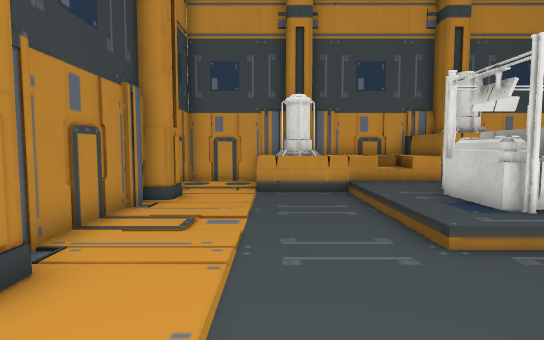
View 1 (above)

17 first-person views from a walk through a Unity game level. The camera is 1.4 m above the floor, tilts 4° down and sees 80° across. The floor is counted in squares, 1 m on a side. Each view is taken from the middle of a square. On the plan, view 1 faces up. The plan holds only what a view shows up to about 15 squares ahead; the rest is blank. The player is left out. Door leaves are left out, so doorways stand open. Some surface patterns are stand-ins.

View 2
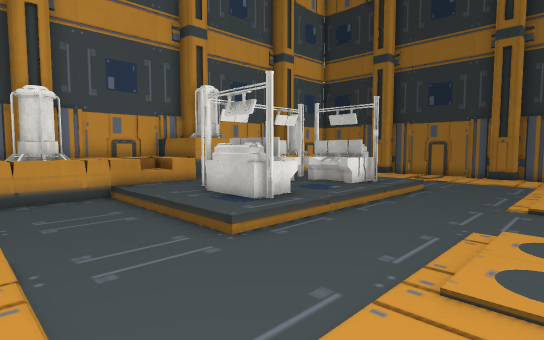

View 3
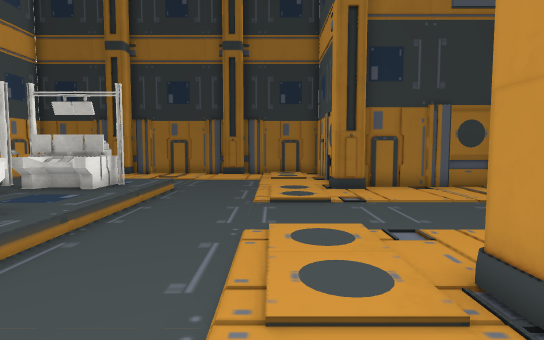

View 4
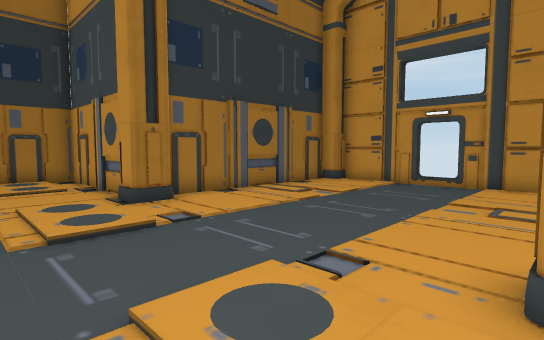

View 5
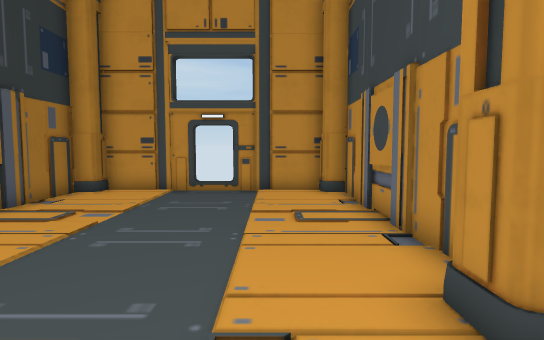

View 6
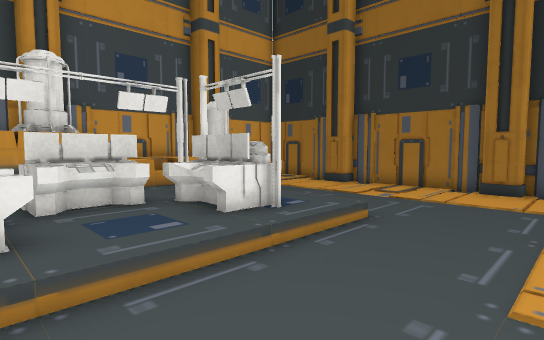

View 7
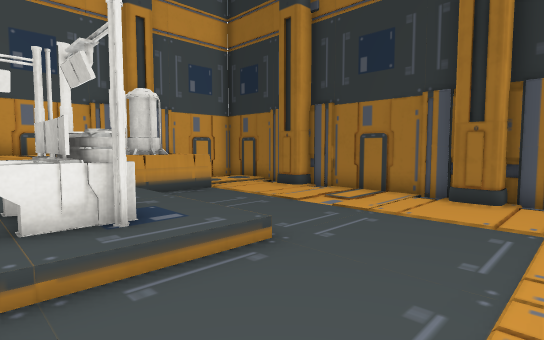

View 8
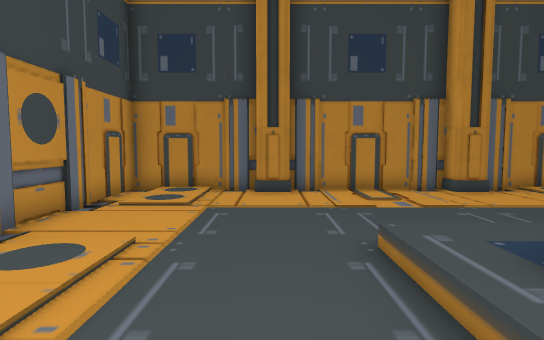

View 9
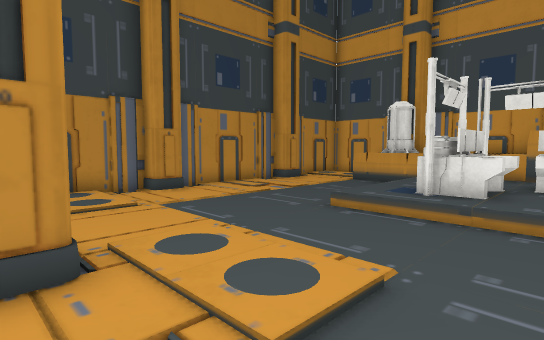

View 10
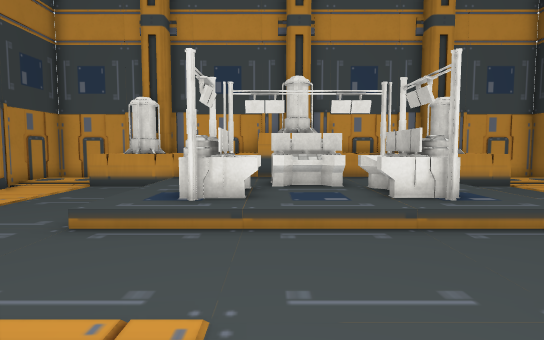

View 11
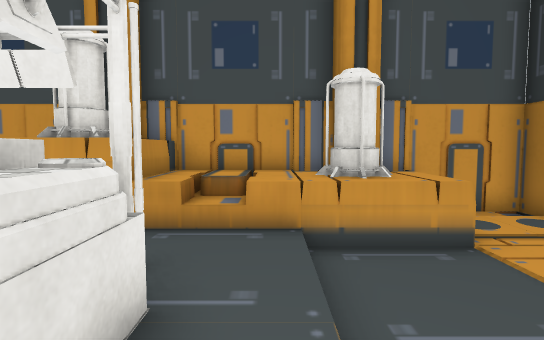

View 12
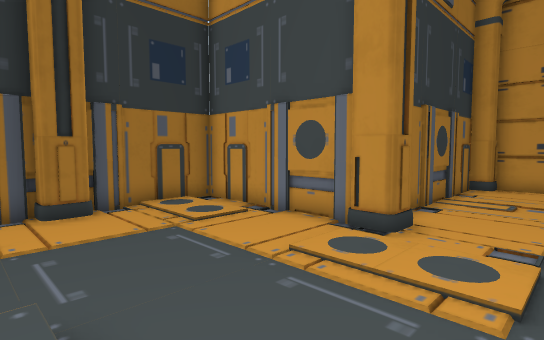

View 13
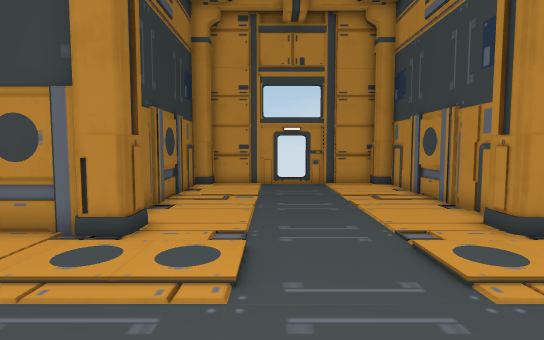

View 14
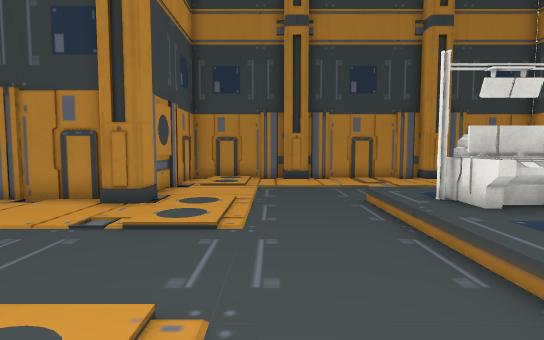

View 15
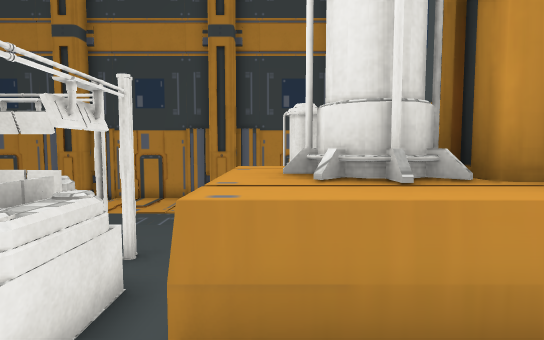

View 16
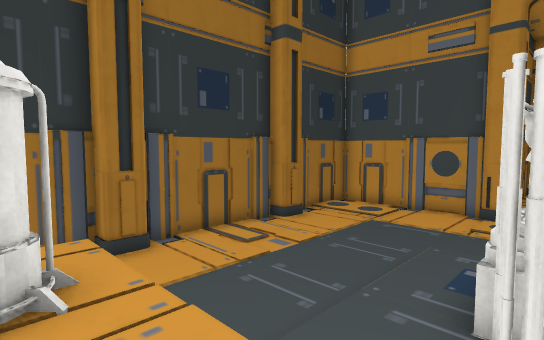

View 17
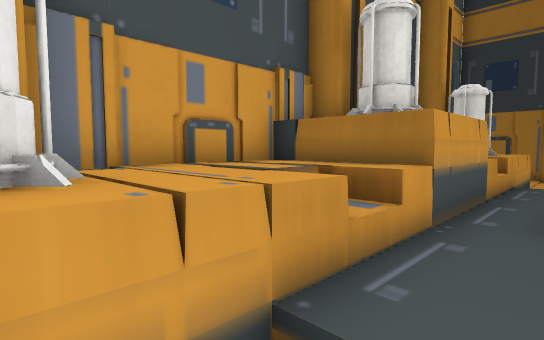

### Floor plan
Key: @ floor where view 1 was taken; # wall or solid block; x gap in a wall; . main floor; : floor 0.25 m higher than the main floor; + floor 0.75 m higher than the main floor; * floor 1 m higher than the main floor; / step, stairs or slope; D open door; = window, fence, low wall or low ledge; ^ raised ledge; C column; P pipe; T terminal; O other object.
Columns run from 4 left of view 1 to 18 right of it. Each row starts with its distance up from view 1.
 14   #####################
 13  # #^C^***^C#***#O##=##
 12  #.=^O^***OOO***OO#...#
 11 ##.=^O^*+*###*+*##=...#
 10  #.....:::::::::.....##
  9 C#.....::PTTTP::.....#C
  8 ##.....:TTTTTTT:.....##
  7 #......:TT:::TT:..... #
  6 #......:TTT:TTT:.....#
  5 #......:::::::::.....##
  4 ##...................##
  3 C#...................#C
  2 ##...................##
  1 #/....//./.../......./#
  0 #...@.................#
 -1 #...###C.......C###...#
 -2 #######C.......C#######
 -3       #.........#
 -4       #.........#
 -5       ##.......##
 -6       ##.......##
 -7       ##.......##
 -8       #.........#
 -9       #.........#
-10       CC##...##CC
-11        ####Dx#  C

Where each view was taken, in squares from view 1:
view 1: 0 up, 0 right, facing up
view 2: 0 up, 1 left, facing up-right
view 3: 1 up, 0 right, facing right
view 4: 2 up, 3 right, facing down-right
view 5: 1 up, 5 right, facing down
view 6: 1 up, 5 right, facing up-right
view 7: 1 up, 8 right, facing up-right
view 8: 3 up, 7 right, facing left
view 9: 2 down, 7 right, facing up-left
view 10: 1 down, 6 right, facing up
view 11: 5 up, 11 right, facing up
view 12: 5 up, 8 right, facing down-right
view 13: 5 up, 8 right, facing down
view 14: 2 up, 11 right, facing left
view 15: 11 up, 10 right, facing left
view 16: 12 up, 9 right, facing down-right
view 17: 9 up, 1 right, facing up-right
